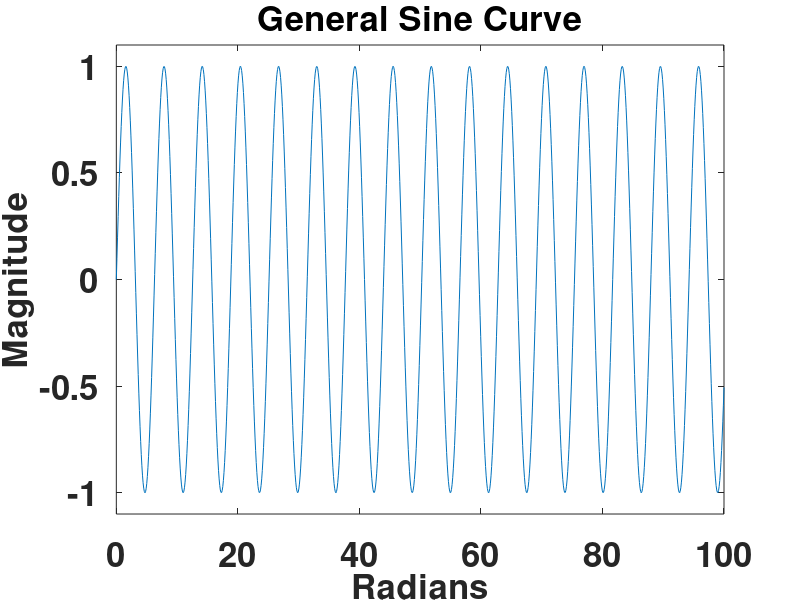

Here is the MATLAB script that generated this plot:
fontSize = 25;

x = linspace(0,100,1000);
y = sin(x);
f = figure('Position',[0,0,1280,1024]);
set(gcf,'color','w');
plot(x, y);
filename = 'General Sine Curve';
title(filename);
xlabel('Radians');
ylabel('Magnitude');
minY = min(y);
maxY = max(y);
center = (minY+maxY)/ 2;
rangeY = maxY - minY;
adjustedRange = 0.55*rangeY;
minY = (center - adjustedRange);
maxY = (center + adjustedRange);
ylim([minY maxY]);
set(gca,'FontSize',fontSize,'fontWeight','bold');
set(findall(gcf,'type','text'),'FontSize',fontSize,'fontWeight','bold');
saveas(f, strcat('.\..\..\rrxthesis\images\',regexprep(filename,'[^\w'']',''),'.png'));
pause();
close(f);